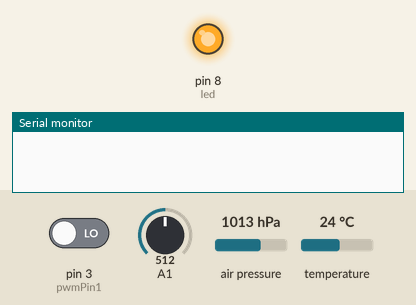
This sketch was run on a simulated Arduino Uno, built with avr-gcc and run on an emulated ATmega328P. Parts: output pins drawn as LEDs (lit = HIGH), the last lines printed to the serial monitor. The inputs (shaded band) are chosen by the test bench; at power-on: pin 3 (pwmPin1) LOW, A1 = 512, air pressure 1013 hPa, temperature 24 °C. Storage starts empty.

Above: at 0.1 s.
At 2.1 s:
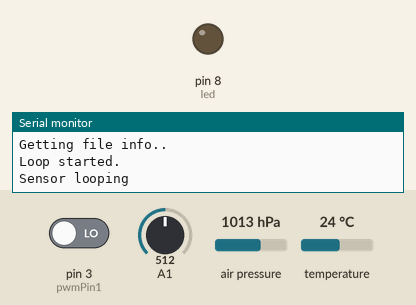
Timing chart, 0 to 3.6 s (numbered marks = the images above):
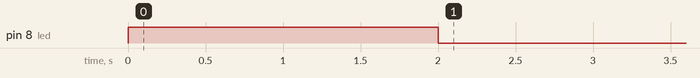

The sketch:

szakkor_mfg_only_co2_anket.ino
```cpp
#include <Wire.h>
#include <dht.h>
#include <Adafruit_BMP085.h>
#include <SPI.h>
#include <SD.h>

#define ALTITUDE 210.19

#define pwmPin1 3 // co2 1
// 4,11,12,13 -> SD card
// MOSI - pin 11
// MISO - pin 12
// CLK - pin 13
// CS - pin 4
// SCL A5, SDA A4

unsigned long th, tl, tpwm, ppm; // CO2
Adafruit_BMP085 pressure;    // BMP180 object
int LDR_1, temp[2], i, led = 8;  // LDR, data, looper, errorLED
File myFile;       // SD
const int chipSelect = 4;   // SD
double T, P, p0;
char status;

void setup() {
  pinMode(led, OUTPUT);
  pinMode(pwmPin1, INPUT);
  pressure.begin();
  //2 sec errorLED ON
  digitalWrite(led, HIGH);
  delay(2000);
  digitalWrite(led, LOW);

  Serial.begin(9600);
  Serial.println("Initializing\nGetting file info..");
  if (!SD.begin(chipSelect)) {
          Serial.println("initialization failed!");
          while (1);
                              }

  Serial.println("Loop started.");
}

int get_CO2(int pin)  // CO2 from pwm length
{
  delay(100);
  th = pulseIn(pin, HIGH, 3000000); // use microseconds
  tl = pulseIn(pin, LOW, 3000000);
  tpwm = th + tl; // actual pulse width

  th = pulseIn(pin, HIGH, 3000000);
  ppm = 2000 * (th-2)/(tpwm-4);
  delay(100);
  return ppm;
}

void loop() {
  Serial.println("Sensor looping");

  //CO2 via pwm

  temp[0] = get_CO2(pwmPin1);

  // LDR

  LDR_1  = analogRead(A1);
  temp[1] = LDR_1;

  // bmp180

  T = pressure.readTemperature();
  P = pressure.readPressure();

  // Filewrite
  String dataString = "";
  dataString = String(temp[0]) + "\t" + String(temp[1]) + "\t" + String(P) + "\t" + String(T);
  Serial.println(dataString);

  // wait for SD enabled
  if (!SD.begin(chipSelect)){}
  File dataFile = SD.open("datalog.txt", FILE_WRITE);
  if (dataFile) {
    dataFile.println(dataString);
    dataFile.close();
    Serial.println(dataString);
  }

  else {
    Serial.println("error opening datalog.txt");
    digitalWrite(led, HIGH);
    delay(2000);
    digitalWrite(led, LOW);
    // errorLED on if not writing
  }
  Serial.println("\tEND\t");
  //

  delay(5000);   // 5 sec delay between measuring
}
```
